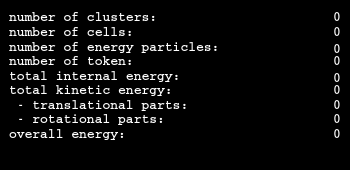
<?xml version="1.0" encoding="UTF-8"?>
<ui version="4.0">
 <class>MonitorView</class>
 <widget class="QMainWindow" name="MonitorView">
  <property name="windowModality">
   <enum>Qt::NonModal</enum>
  </property>
  <property name="geometry">
   <rect>
    <x>0</x>
    <y>0</y>
    <width>350</width>
    <height>170</height>
   </rect>
  </property>
  <property name="sizePolicy">
   <sizepolicy hsizetype="Expanding" vsizetype="Fixed">
    <horstretch>0</horstretch>
    <verstretch>0</verstretch>
   </sizepolicy>
  </property>
  <property name="minimumSize">
   <size>
    <width>350</width>
    <height>170</height>
   </size>
  </property>
  <property name="maximumSize">
   <size>
    <width>350</width>
    <height>170</height>
   </size>
  </property>
  <property name="palette">
   <palette>
    <active>
     <colorrole role="WindowText">
      <brush brushstyle="SolidPattern">
       <color alpha="255">
        <red>255</red>
        <green>255</green>
        <blue>255</blue>
       </color>
      </brush>
     </colorrole>
     <colorrole role="Button">
      <brush brushstyle="SolidPattern">
       <color alpha="255">
        <red>0</red>
        <green>0</green>
        <blue>0</blue>
       </color>
      </brush>
     </colorrole>
     <colorrole role="Mid">
      <brush brushstyle="SolidPattern">
       <color alpha="255">
        <red>0</red>
        <green>0</green>
        <blue>0</blue>
       </color>
      </brush>
     </colorrole>
     <colorrole role="Base">
      <brush brushstyle="SolidPattern">
       <color alpha="255">
        <red>255</red>
        <green>255</green>
        <blue>255</blue>
       </color>
      </brush>
     </colorrole>
     <colorrole role="Window">
      <brush brushstyle="SolidPattern">
       <color alpha="255">
        <red>0</red>
        <green>0</green>
        <blue>0</blue>
       </color>
      </brush>
     </colorrole>
    </active>
    <inactive>
     <colorrole role="WindowText">
      <brush brushstyle="SolidPattern">
       <color alpha="255">
        <red>255</red>
        <green>255</green>
        <blue>255</blue>
       </color>
      </brush>
     </colorrole>
     <colorrole role="Button">
      <brush brushstyle="SolidPattern">
       <color alpha="255">
        <red>0</red>
        <green>0</green>
        <blue>0</blue>
       </color>
      </brush>
     </colorrole>
     <colorrole role="Mid">
      <brush brushstyle="SolidPattern">
       <color alpha="255">
        <red>0</red>
        <green>0</green>
        <blue>0</blue>
       </color>
      </brush>
     </colorrole>
     <colorrole role="Base">
      <brush brushstyle="SolidPattern">
       <color alpha="255">
        <red>255</red>
        <green>255</green>
        <blue>255</blue>
       </color>
      </brush>
     </colorrole>
     <colorrole role="Window">
      <brush brushstyle="SolidPattern">
       <color alpha="255">
        <red>0</red>
        <green>0</green>
        <blue>0</blue>
       </color>
      </brush>
     </colorrole>
    </inactive>
    <disabled>
     <colorrole role="WindowText">
      <brush brushstyle="SolidPattern">
       <color alpha="255">
        <red>103</red>
        <green>102</green>
        <blue>100</blue>
       </color>
      </brush>
     </colorrole>
     <colorrole role="Button">
      <brush brushstyle="SolidPattern">
       <color alpha="255">
        <red>0</red>
        <green>0</green>
        <blue>0</blue>
       </color>
      </brush>
     </colorrole>
     <colorrole role="Mid">
      <brush brushstyle="SolidPattern">
       <color alpha="255">
        <red>0</red>
        <green>0</green>
        <blue>0</blue>
       </color>
      </brush>
     </colorrole>
     <colorrole role="Base">
      <brush brushstyle="SolidPattern">
       <color alpha="255">
        <red>0</red>
        <green>0</green>
        <blue>0</blue>
       </color>
      </brush>
     </colorrole>
     <colorrole role="Window">
      <brush brushstyle="SolidPattern">
       <color alpha="255">
        <red>0</red>
        <green>0</green>
        <blue>0</blue>
       </color>
      </brush>
     </colorrole>
    </disabled>
   </palette>
  </property>
  <property name="font">
   <font>
    <family>Courier New</family>
    <weight>75</weight>
    <bold>true</bold>
   </font>
  </property>
  <property name="windowTitle">
   <string>alien monitor</string>
  </property>
  <property name="windowOpacity">
   <double>0.800000000000000</double>
  </property>
  <property name="documentMode">
   <bool>false</bool>
  </property>
  <property name="dockNestingEnabled">
   <bool>false</bool>
  </property>
  <property name="unifiedTitleAndToolBarOnMac">
   <bool>false</bool>
  </property>
  <widget class="QWidget" name="centralwidget">
   <property name="sizePolicy">
    <sizepolicy hsizetype="Expanding" vsizetype="Expanding">
     <horstretch>0</horstretch>
     <verstretch>0</verstretch>
    </sizepolicy>
   </property>
   <property name="minimumSize">
    <size>
     <width>260</width>
     <height>0</height>
    </size>
   </property>
   <property name="maximumSize">
    <size>
     <width>16777215</width>
     <height>190</height>
    </size>
   </property>
   <widget class="QLabel" name="label_7">
    <property name="geometry">
     <rect>
      <x>9</x>
      <y>9</y>
      <width>221</width>
      <height>16</height>
     </rect>
    </property>
    <property name="font">
     <font>
      <family>Courier</family>
      <pointsize>10</pointsize>
      <weight>75</weight>
      <bold>true</bold>
     </font>
    </property>
    <property name="text">
     <string>number of clusters:</string>
    </property>
   </widget>
   <widget class="QLabel" name="numberClustersLabel">
    <property name="geometry">
     <rect>
      <x>220</x>
      <y>9</y>
      <width>121</width>
      <height>16</height>
     </rect>
    </property>
    <property name="font">
     <font>
      <family>Courier</family>
      <pointsize>10</pointsize>
      <weight>75</weight>
      <bold>true</bold>
     </font>
    </property>
    <property name="text">
     <string>0</string>
    </property>
    <property name="alignment">
     <set>Qt::AlignRight|Qt::AlignTrailing|Qt::AlignVCenter</set>
    </property>
   </widget>
   <widget class="QLabel" name="label">
    <property name="geometry">
     <rect>
      <x>9</x>
      <y>24</y>
      <width>221</width>
      <height>16</height>
     </rect>
    </property>
    <property name="font">
     <font>
      <family>Courier</family>
      <pointsize>10</pointsize>
      <weight>75</weight>
      <bold>true</bold>
     </font>
    </property>
    <property name="text">
     <string>number of cells:</string>
    </property>
   </widget>
   <widget class="QLabel" name="numberCellsLabel">
    <property name="geometry">
     <rect>
      <x>220</x>
      <y>24</y>
      <width>121</width>
      <height>16</height>
     </rect>
    </property>
    <property name="font">
     <font>
      <family>Courier</family>
      <pointsize>10</pointsize>
      <weight>75</weight>
      <bold>true</bold>
     </font>
    </property>
    <property name="text">
     <string>0</string>
    </property>
    <property name="alignment">
     <set>Qt::AlignRight|Qt::AlignTrailing|Qt::AlignVCenter</set>
    </property>
   </widget>
   <widget class="QLabel" name="label_2">
    <property name="geometry">
     <rect>
      <x>9</x>
      <y>39</y>
      <width>241</width>
      <height>16</height>
     </rect>
    </property>
    <property name="font">
     <font>
      <family>Courier</family>
      <pointsize>10</pointsize>
      <weight>75</weight>
      <bold>true</bold>
     </font>
    </property>
    <property name="text">
     <string>number of energy particles:</string>
    </property>
   </widget>
   <widget class="QLabel" name="numberEnergyParticlesLabel">
    <property name="geometry">
     <rect>
      <x>250</x>
      <y>39</y>
      <width>91</width>
      <height>20</height>
     </rect>
    </property>
    <property name="font">
     <font>
      <family>Courier</family>
      <pointsize>10</pointsize>
      <weight>75</weight>
      <bold>true</bold>
     </font>
    </property>
    <property name="text">
     <string>0</string>
    </property>
    <property name="alignment">
     <set>Qt::AlignRight|Qt::AlignTrailing|Qt::AlignVCenter</set>
    </property>
   </widget>
   <widget class="QLabel" name="label_4">
    <property name="geometry">
     <rect>
      <x>9</x>
      <y>53</y>
      <width>211</width>
      <height>16</height>
     </rect>
    </property>
    <property name="font">
     <font>
      <family>Courier</family>
      <pointsize>10</pointsize>
      <weight>75</weight>
      <bold>true</bold>
     </font>
    </property>
    <property name="text">
     <string>number of token:</string>
    </property>
   </widget>
   <widget class="QLabel" name="numberTokenLabel">
    <property name="geometry">
     <rect>
      <x>220</x>
      <y>53</y>
      <width>121</width>
      <height>16</height>
     </rect>
    </property>
    <property name="font">
     <font>
      <family>Courier</family>
      <pointsize>10</pointsize>
      <weight>75</weight>
      <bold>true</bold>
     </font>
    </property>
    <property name="text">
     <string>0</string>
    </property>
    <property name="alignment">
     <set>Qt::AlignRight|Qt::AlignTrailing|Qt::AlignVCenter</set>
    </property>
   </widget>
   <widget class="QLabel" name="label_3">
    <property name="geometry">
     <rect>
      <x>9</x>
      <y>68</y>
      <width>221</width>
      <height>16</height>
     </rect>
    </property>
    <property name="font">
     <font>
      <family>Courier</family>
      <pointsize>10</pointsize>
      <weight>75</weight>
      <bold>true</bold>
     </font>
    </property>
    <property name="text">
     <string>total internal energy:</string>
    </property>
   </widget>
   <widget class="QLabel" name="internalEnergyLabel">
    <property name="geometry">
     <rect>
      <x>230</x>
      <y>68</y>
      <width>111</width>
      <height>20</height>
     </rect>
    </property>
    <property name="font">
     <font>
      <family>Courier</family>
      <pointsize>10</pointsize>
      <weight>75</weight>
      <bold>true</bold>
     </font>
    </property>
    <property name="text">
     <string>0</string>
    </property>
    <property name="alignment">
     <set>Qt::AlignRight|Qt::AlignTrailing|Qt::AlignVCenter</set>
    </property>
   </widget>
   <widget class="QLabel" name="label_9">
    <property name="geometry">
     <rect>
      <x>9</x>
      <y>82</y>
      <width>211</width>
      <height>16</height>
     </rect>
    </property>
    <property name="font">
     <font>
      <family>Courier</family>
      <pointsize>10</pointsize>
      <weight>75</weight>
      <bold>true</bold>
     </font>
    </property>
    <property name="text">
     <string>total kinetic energy:</string>
    </property>
   </widget>
   <widget class="QLabel" name="kinEnergyLabel">
    <property name="geometry">
     <rect>
      <x>220</x>
      <y>82</y>
      <width>121</width>
      <height>16</height>
     </rect>
    </property>
    <property name="font">
     <font>
      <family>Courier</family>
      <pointsize>10</pointsize>
      <weight>75</weight>
      <bold>true</bold>
     </font>
    </property>
    <property name="text">
     <string>0</string>
    </property>
    <property name="alignment">
     <set>Qt::AlignRight|Qt::AlignTrailing|Qt::AlignVCenter</set>
    </property>
   </widget>
   <widget class="QLabel" name="label_5">
    <property name="geometry">
     <rect>
      <x>9</x>
      <y>97</y>
      <width>211</width>
      <height>16</height>
     </rect>
    </property>
    <property name="font">
     <font>
      <family>Courier</family>
      <pointsize>10</pointsize>
      <weight>75</weight>
      <bold>true</bold>
     </font>
    </property>
    <property name="text">
     <string> - translational parts:</string>
    </property>
   </widget>
   <widget class="QLabel" name="transEnergyLabel">
    <property name="geometry">
     <rect>
      <x>220</x>
      <y>97</y>
      <width>121</width>
      <height>16</height>
     </rect>
    </property>
    <property name="font">
     <font>
      <family>Courier</family>
      <pointsize>10</pointsize>
      <weight>75</weight>
      <bold>true</bold>
     </font>
    </property>
    <property name="text">
     <string>0</string>
    </property>
    <property name="alignment">
     <set>Qt::AlignRight|Qt::AlignTrailing|Qt::AlignVCenter</set>
    </property>
   </widget>
   <widget class="QLabel" name="rotEnergyLabel">
    <property name="geometry">
     <rect>
      <x>220</x>
      <y>111</y>
      <width>121</width>
      <height>16</height>
     </rect>
    </property>
    <property name="font">
     <font>
      <family>Courier</family>
      <pointsize>10</pointsize>
      <weight>75</weight>
      <bold>true</bold>
     </font>
    </property>
    <property name="text">
     <string>0</string>
    </property>
    <property name="alignment">
     <set>Qt::AlignRight|Qt::AlignTrailing|Qt::AlignVCenter</set>
    </property>
   </widget>
   <widget class="QLabel" name="label_6">
    <property name="geometry">
     <rect>
      <x>9</x>
      <y>126</y>
      <width>211</width>
      <height>16</height>
     </rect>
    </property>
    <property name="font">
     <font>
      <family>Courier</family>
      <pointsize>10</pointsize>
      <weight>75</weight>
      <bold>true</bold>
     </font>
    </property>
    <property name="text">
     <string>overall energy:</string>
    </property>
   </widget>
   <widget class="QLabel" name="totalEnergyLabel">
    <property name="geometry">
     <rect>
      <x>220</x>
      <y>126</y>
      <width>121</width>
      <height>16</height>
     </rect>
    </property>
    <property name="font">
     <font>
      <family>Courier</family>
      <pointsize>10</pointsize>
      <weight>75</weight>
      <bold>true</bold>
     </font>
    </property>
    <property name="text">
     <string>0</string>
    </property>
    <property name="alignment">
     <set>Qt::AlignRight|Qt::AlignTrailing|Qt::AlignVCenter</set>
    </property>
   </widget>
   <widget class="QLabel" name="label_8">
    <property name="geometry">
     <rect>
      <x>9</x>
      <y>111</y>
      <width>211</width>
      <height>16</height>
     </rect>
    </property>
    <property name="font">
     <font>
      <family>Courier</family>
      <pointsize>10</pointsize>
      <weight>75</weight>
      <bold>true</bold>
     </font>
    </property>
    <property name="text">
     <string> - rotational parts:</string>
    </property>
   </widget>
  </widget>
 </widget>
 <resources/>
 <connections/>
</ui>
